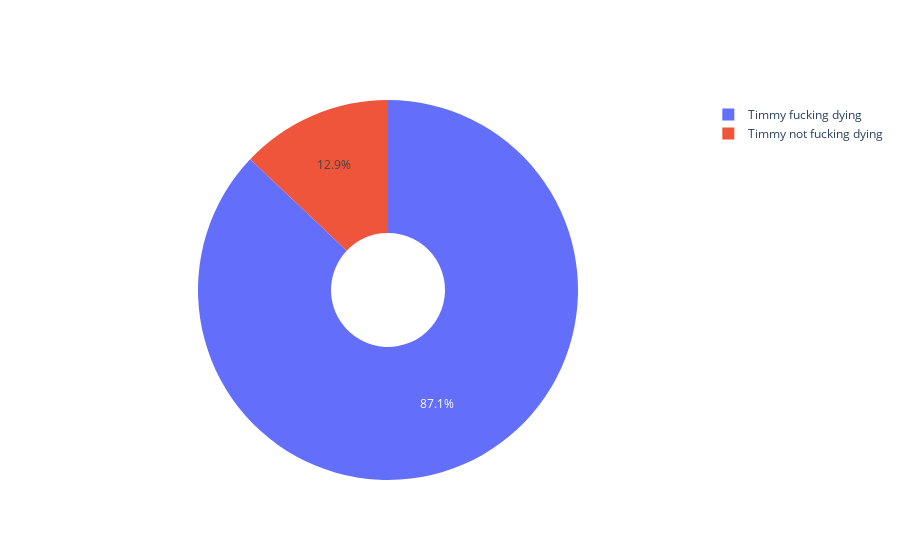

Write notebook code for a chart like this one.
### Code cell
fig = go.Figure(data=[go.Pie(labels=['Timmy fucking dying','Timmy not fucking dying'], 
                             values=[comments_about_timmy_fucking_dying.sum(),
                                     comments_about_timmy.sum()-comments_about_timmy_fucking_dying.sum()], hole=.3)])
fig.show()

### Figure 1 — Plotly figure (JSON) as saved in the notebook; plotly's stock layout.template omitted (floating-point values rounded to 4 significant figures)
{"data": [{"hole": 0.3, "labels": ["Timmy fucking dying", "Timmy not fucking dying"], "type": "pie", "values": [155, 23]}], "layout": {}}
